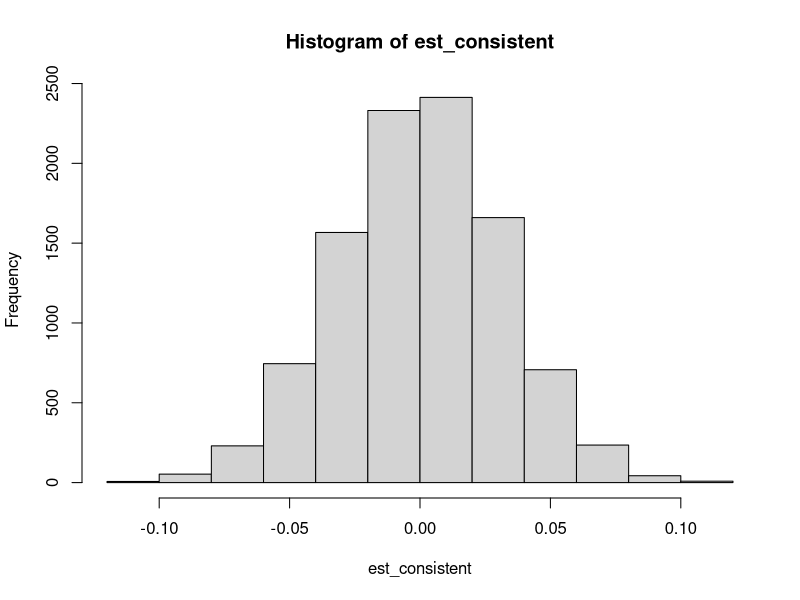

Write the R code that produced this figure.
Y_tilde <- function(c){
	sum(c)/(length(c)-1)
}

# compute repeatedly estimates and store the results in est_consistent
set.seed(123)
est_consistent <- replicate(expr = Y_tilde(rnorm(rnorm(mean = 10, sd = 25, 1000))), n = 10000)
# plot a histogram of est_biased
hist(est_consistent)

# add a red vertical line at mu = 10
abline(v = 10, col = 'red')
